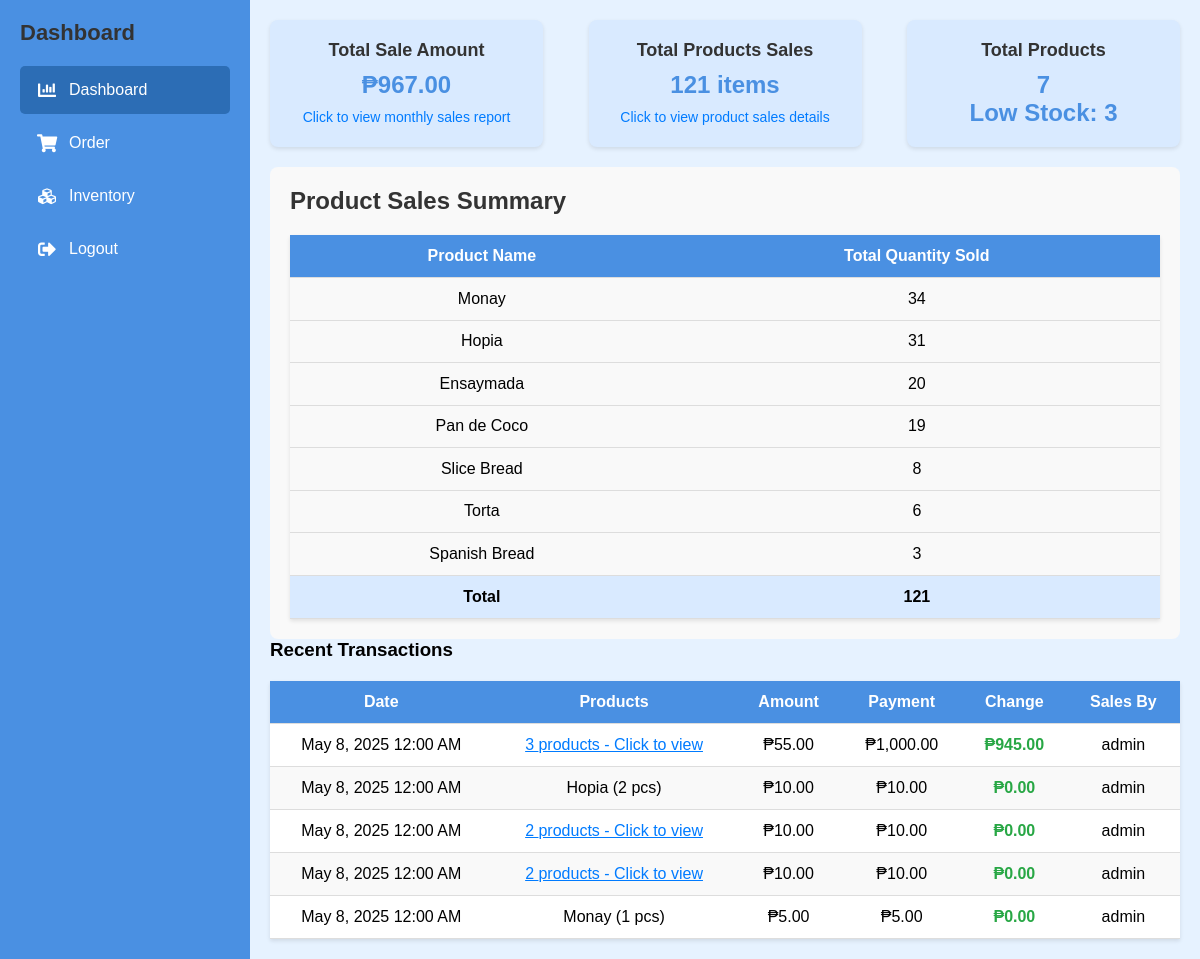
/dashboard.php?show_product_sales=true (signed in), run on the app's committed database.
### tables this page shows
CREATE TABLE `products` (
  `product_id` int(11) NOT NULL,
  `name` varchar(100) DEFAULT NULL,
  `quantity_in_stock` int(11) DEFAULT NULL,
  `price` decimal(10,2) DEFAULT NULL,
  `image_path` varchar(255) DEFAULT NULL
);

CREATE TABLE `orders` (
  `order_id` int(11) NOT NULL,
  `order_date` date DEFAULT NULL,
  `total_amount` decimal(10,2) DEFAULT NULL,
  `payment_amount` decimal(10,2) DEFAULT NULL,
  `change_amount` decimal(10,2) DEFAULT NULL,
  `admin_id` int(11) DEFAULT NULL
);

CREATE TABLE `order_item` (
  `order_item_id` int(11) NOT NULL,
  `order_id` int(11) DEFAULT NULL,
  `product_id` int(11) DEFAULT NULL,
  `quantity` int(11) DEFAULT NULL,
  `price_at_sale` decimal(10,2) DEFAULT NULL
);

### dashboard.php (the view, shortened to what this page needs)
<?php
require 'config.php';
$res = $conn->query("SELECT SUM(total_amount) as total_sales_amount FROM orders");
if ($res) {
    $row = $res->fetch_assoc();
    $total_sales_amount = $row['total_sales_amount'] ?? 0;
} else {
    echo "Error fetching total sales amount: " . $conn->error;
    $total_sales_amount = 0;
}
$res = $conn->query("SELECT SUM(oi.quantity) as total_products_sold
                    FROM order_item oi");
if ($res) {
    $row = $res->fetch_assoc();
    $total_products_sold = $row['total_products_sold'] ?? 0;
} else {
    echo "Error fetching total products sold: " . $conn->error;
    $total_products_sold = 0;
}
$res = $conn->query("SELECT COUNT(*) as total_products_count FROM products");
if ($res) {
    $row = $res->fetch_assoc();
    $total_products = $row['total_products_count'] ?? 0;
} else {
    echo "Error fetching total product count: " . $conn->error;
    $total_products = 0;
}
$res = $conn->query("SELECT COUNT(*) as low_stock_count FROM products WHERE quantity_in_stock <= 10");
if ($res) {
    $row = $res->fetch_assoc();
    $low_stock = $row['low_stock_count'] ?? 0;
} else {
    echo "Error fetching low stock count: " . $conn->error;
    $low_stock = 0;
}
$recent_sales = [];
$res = $conn->query("SELECT o.order_id, o.order_date as transaction_date,
                           o.total_amount as amount, o.payment_amount, o.change_amount,
                           a.username as sales_by
                      FROM orders o
                      LEFT JOIN admin a ON o.admin_id = a.admin_id
                      ORDER BY o.order_date DESC LIMIT 5");
if ($res) {
    while ($row = $res->fetch_assoc()) {
        $order_id = $row['order_id'];
        $products_query = $conn->query("SELECT p.name as product_name, oi.quantity, p.product_id
                                       FROM order_item oi
                                       JOIN products p ON oi.product_id = p.product_id
                                       WHERE oi.order_id = $order_id");
        $products = [];
        if ($products_query) {
            while ($product = $products_query->fetch_assoc()) {
                $products[] = $product;
            }
        }
        $row['products'] = $products;
        $recent_sales[] = $row;
    }
} else {
    echo "Error fetching recent sales data: " . $conn->error;
}
$sold_products = [];
if(isset($_GET['show_product_sales']) && $_GET['show_product_sales'] == 'true') {
    $res = $conn->query("SELECT p.product_id, p.name as product_name, SUM(oi.quantity) as total_sold
                         FROM order_item oi
                         JOIN products p ON oi.product_id = p.product_id
                         GROUP BY p.product_id
                         ORDER BY total_sold DESC");
    if ($res) {
        while ($row = $res->fetch_assoc()) {
            $sold_products[] = $row;
        }
    } else {
        echo "Error fetching product sales data: " . $conn->error;
    }
}
?>
<!DOCTYPE html>
<html>
<head>
    <link rel="stylesheet" href="styles.css">
    <link rel="stylesheet" href="https://cdnjs.cloudflare.com/ajax/libs/font-awesome/5.15.4/css/all.min.css">
</head>
<body>
    <div class="sidebar">
        <h2>Dashboard</h2>
        <ul>
            <li class="active"><i class="fas fa-chart-bar"></i> <a href="dashboard.php">Dashboard</a></li>
            <li><i class="fas fa-shopping-cart"></i> <a href="order.php">Order</a></li>
            <li><i class="fas fa-cubes"></i> <a href="inventory.php">Inventory</a></li>
            <li><i class="fas fa-sign-out-alt"></i> <a href="logout.php">Logout</a></li>
        </ul>
    </div>
    <div class="main-content">
        <div class="dashboard">
            <div class="stats">
                <div class="stat-box clickable-stat" id="total-sales-box" onclick="toggleMonthlyReport()">
                    <h2>Total Sale Amount</h2>
                    <span>₱<?php echo number_format($total_sales_amount, 2); ?></span>
                    <div class="product-links">
                        <a href="#">Click to view monthly sales report</a>
                    </div>
                </div>
                <div class="stat-box clickable-stat" id="total-products-box" onclick="toggleProductSales()">
                    <h2>Total Products Sales</h2>
                    <span><?php echo number_format($total_products_sold); ?> items</span>
                    <div class="product-links">
                        <a href="#">Click to view product sales details</a>
                    </div>
                </div>
                <div class="stat-box">
                    <h2>Total Products</h2>
                    <span>
                        <?php echo $total_products; ?>
                        <br>
                        Low Stock: <?php echo $low_stock; ?>
                    </span>
                </div>
            </div>
            <div class="product-sales-container" id="product-sales-section">
                <h2>Product Sales Summary</h2>
                <table>
                    <thead>
                        <tr>
                            <th>Product Name</th>
                            <th>Total Quantity Sold</th>
                        </tr>
                    </thead>
                    <tbody>
                        <?php if (is_countable($sold_products) && count($sold_products) > 0) : ?>
                            <?php
                            $verified_total = 0;
                            foreach ($sold_products as $product) :
                                $verified_total += $product['total_sold'];
                            ?>
                                <tr><tr>
                                    <td><?php echo htmlspecialchars($product['product_name']); ?></td>
                                    <td><?php echo number_format($product['total_sold']); ?></td>
                                </tr>
                            <?php endforeach; ?>
                            <tr style="font-weight: bold; background-color: #d9eaff;">
                                <td>Total</td>
                                <td><?php echo number_format($verified_total); ?></td>
                            </tr>
                        <?php else : ?>
                            <tr>
                                <td colspan="2">No product sales data available</td>
                            </tr>
                        <?php endif; ?>
                    </tbody>
                </table>
            </div>
            <h3>Recent Transactions</h3>
            <table>
                <thead>
                    <tr>
                        <th>Date</th>
                        <th>Products</th>
                        <th>Amount</th>
                        <th>Payment</th>
                        <th>Change</th>
                        <th>Sales By</th>
                    </tr>
                </thead>
                <tbody>
                    <?php foreach ($recent_sales as $sale): ?>
                        <tr>
                            <td><?php echo date('M j, Y h:i A', strtotime($sale['transaction_date'])); ?></td>
                            <td>
                                <?php
                                if (count($sale['products']) > 0):
                                    if (count($sale['products']) == 1):
                                        $product = $sale['products'][0];
                                        echo htmlspecialchars($product['product_name']) . ' (' . $product['quantity'] . ' pcs)';
                                    else:
                                ?>
                                        <span class="multiple-products" onclick="showProductDetails(<?php echo htmlspecialchars(json_encode($sale['products'])); ?>, '<?php echo htmlspecialchars($sale['transaction_date']); ?>')">
                                            <?php echo count($sale['products']); ?> products - Click to view
                                        </span>
                                <?php
                                    endif;
                                else:
                                    echo 'N/A';
                                endif;
                                ?>
                            </td>
                            <td>₱<?php echo number_format($sale['amount'], 2); ?></td>
                            <td>₱<?php echo number_format($sale['payment_amount'] ?? $sale['amount'], 2); ?></td>
                            <td class="change-highlight">₱<?php echo number_format($sale['change_amount'] ?? 0, 2); ?></td>
                            <td><?php echo htmlspecialchars($sale['sales_by'] ?? 'N/A'); ?></td>
                        </tr>
                    <?php endforeach; ?>
                </tbody>
            </table>
        </div>
    </div>
</body>
</html>

### styles.css (style rules this page uses)
* { margin: 0; padding: 0; box-sizing: border-box; font-family: Arial, sans-serif; }
body { display: flex; height: 100vh; background-color: #e6f2ff; }
.sidebar { width: 250px; background: #4a90e2; color: white; padding: 20px; display: flex; flex-direction: column; }
.sidebar h2 { font-size: 22px; margin-bottom: 20px; font-weight: bold; }
.sidebar ul { list-style: none; }
.sidebar ul li { padding: 15px; cursor: pointer; border-radius: 5px; margin-bottom: 5px; display: flex; align-items: center; }
.sidebar ul li i { margin-right: 10px; font-size: 18px; width: 24px; text-align: center; }
.sidebar ul li:hover, .sidebar ul li.active { background: #2c6db5; }
.main-content { flex: 1; display: flex; flex-direction: column; }
h2 { margin-bottom: 20px; color: #333; }
.dashboard { flex-grow: 1; padding: 20px; }
.stats { display: flex; justify-content: space-between; margin-bottom: 20px; }
.stat-box { width: 48%; padding: 20px; background: #d9eaff; border-radius: 8px; text-align: center; }
table { width: 100%; border-collapse: collapse; margin-top: 10px; }
th, td { padding: 12px; text-align: center; border-bottom: 1px solid #ddd; }
th { background: #4a90e2; color: white; }
tr:nth-child(even) { background: #f9f9f9; }

### data on the page
products: name "Monay", total_sold "34"
products: name "Hopia", total_sold "31"
products: name "Ensaymada", total_sold "20"
products: name "Pan de Coco", total_sold "19"
products: name "Slice Bread", total_sold "8"
products: name "Torta", total_sold "6"
products: name "Spanish Bread", total_sold "3"
orders: order_date "May 8, 2025 12:00 AM", count($sale['products']) "3", total_amount "55.00", payment_amount "1,000.00", change_amount "945.00", admin.username "admin"
orders: order_date "May 8, 2025 12:00 AM", total_amount "10.00", payment_amount "10.00", change_amount "0.00", admin.username "admin"
order_item: quantity "2"
orders: order_date "May 8, 2025 12:00 AM", count($sale['products']) "2", total_amount "10.00", payment_amount "10.00", change_amount "0.00", admin.username "admin"
orders: order_date "May 8, 2025 12:00 AM", count($sale['products']) "2", total_amount "10.00", payment_amount "10.00", change_amount "0.00", admin.username "admin"
orders: order_date "May 8, 2025 12:00 AM", total_amount "5.00", payment_amount "5.00", change_amount "0.00", admin.username "admin"
order_item: quantity "1"

### other printed values
$total_sales_amount "967.00"
$total_products_sold "121"
$total_products "7"
$low_stock "3"
$verified_total "121"
